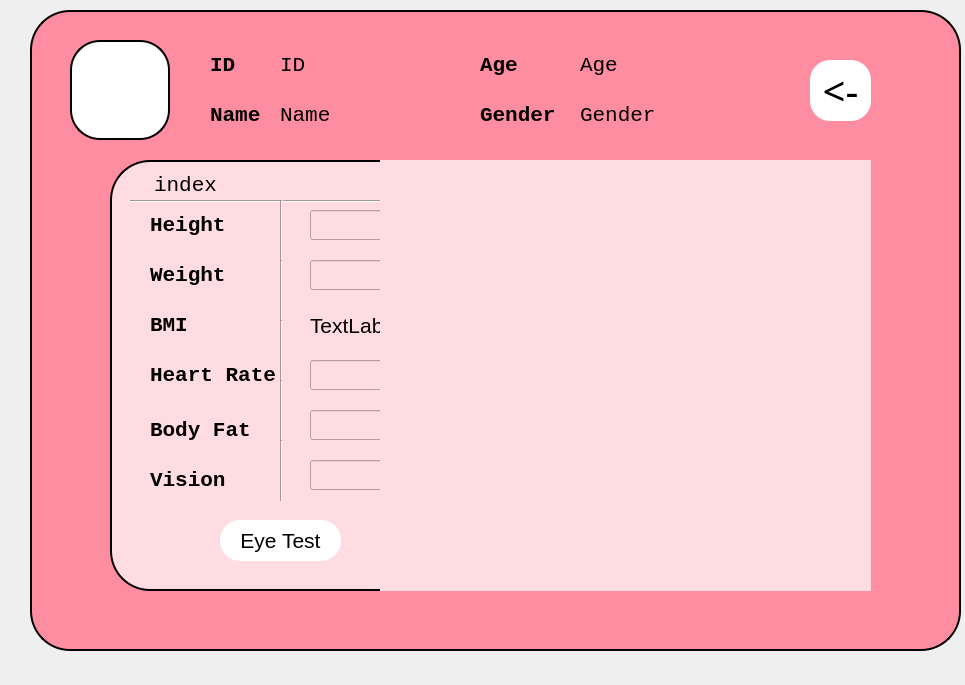
<?xml version="1.0" encoding="UTF-8"?>
<ui version="4.0">
 <class>patHealth</class>
 <widget class="QDialog" name="patHealth">
  <property name="geometry">
   <rect>
    <x>0</x>
    <y>0</y>
    <width>965</width>
    <height>685</height>
   </rect>
  </property>
  <property name="windowTitle">
   <string>Dialog</string>
  </property>
  <widget class="QGroupBox" name="groupBox">
   <property name="geometry">
    <rect>
     <x>30</x>
     <y>10</y>
     <width>931</width>
     <height>641</height>
    </rect>
   </property>
   <property name="styleSheet">
    <string notr="true">QGroupBox{
	background-color:#FF8DA1;
	border:2px solid black;
	border-radius:40px;
}</string>
   </property>
   <property name="title">
    <string/>
   </property>
   <widget class="QLabel" name="icon">
    <property name="geometry">
     <rect>
      <x>40</x>
      <y>30</y>
      <width>100</width>
      <height>100</height>
     </rect>
    </property>
    <property name="styleSheet">
     <string notr="true">    background-color: white;
    border: 2px solid black;
    border-radius: 30px;</string>
    </property>
    <property name="text">
     <string/>
    </property>
   </widget>
   <widget class="QLabel" name="label">
    <property name="geometry">
     <rect>
      <x>180</x>
      <y>40</y>
      <width>70</width>
      <height>30</height>
     </rect>
    </property>
    <property name="font">
     <font>
      <family>Monospace</family>
      <pointsize>16</pointsize>
      <weight>75</weight>
      <bold>true</bold>
     </font>
    </property>
    <property name="styleSheet">
     <string notr="true">QLabel
{
    font-family: &quot;Monospace&quot;;
    font-size: 16pt;
    font-weight: bold;
	border:none
}
</string>
    </property>
    <property name="text">
     <string>ID</string>
    </property>
   </widget>
   <widget class="QLabel" name="label_7">
    <property name="geometry">
     <rect>
      <x>180</x>
      <y>90</y>
      <width>70</width>
      <height>30</height>
     </rect>
    </property>
    <property name="font">
     <font>
      <family>Monospace</family>
      <pointsize>16</pointsize>
      <weight>75</weight>
      <bold>true</bold>
     </font>
    </property>
    <property name="styleSheet">
     <string notr="true">QLabel
{
    font-family: &quot;Monospace&quot;;
    font-size: 16pt;
    font-weight: bold;
	border:none
}
</string>
    </property>
    <property name="text">
     <string>Name</string>
    </property>
   </widget>
   <widget class="QLabel" name="pat_id">
    <property name="enabled">
     <bool>true</bool>
    </property>
    <property name="geometry">
     <rect>
      <x>250</x>
      <y>40</y>
      <width>70</width>
      <height>30</height>
     </rect>
    </property>
    <property name="font">
     <font>
      <family>Monospace</family>
      <pointsize>16</pointsize>
     </font>
    </property>
    <property name="styleSheet">
     <string notr="true">QLabel
{
    font-family: &quot;Monospace&quot;;
    font-size: 16pt;
	border:none
}</string>
    </property>
    <property name="text">
     <string>ID</string>
    </property>
   </widget>
   <widget class="QLabel" name="pat_name">
    <property name="geometry">
     <rect>
      <x>250</x>
      <y>90</y>
      <width>131</width>
      <height>30</height>
     </rect>
    </property>
    <property name="font">
     <font>
      <family>Monospace</family>
      <pointsize>16</pointsize>
     </font>
    </property>
    <property name="styleSheet">
     <string notr="true">QLabel
{
    font-family: &quot;Monospace&quot;;
    font-size: 16pt;
	border:none
}</string>
    </property>
    <property name="text">
     <string>Name</string>
    </property>
   </widget>
   <widget class="QLabel" name="label_8">
    <property name="geometry">
     <rect>
      <x>450</x>
      <y>40</y>
      <width>70</width>
      <height>30</height>
     </rect>
    </property>
    <property name="font">
     <font>
      <family>Monospace</family>
      <pointsize>16</pointsize>
      <weight>75</weight>
      <bold>true</bold>
     </font>
    </property>
    <property name="styleSheet">
     <string notr="true">QLabel
{
    font-family: &quot;Monospace&quot;;
    font-size: 16pt;
    font-weight: bold;
	border:none
}
</string>
    </property>
    <property name="text">
     <string>Age</string>
    </property>
   </widget>
   <widget class="QLabel" name="label_9">
    <property name="geometry">
     <rect>
      <x>450</x>
      <y>90</y>
      <width>101</width>
      <height>30</height>
     </rect>
    </property>
    <property name="font">
     <font>
      <family>Monospace</family>
      <pointsize>16</pointsize>
      <weight>75</weight>
      <bold>true</bold>
     </font>
    </property>
    <property name="styleSheet">
     <string notr="true">QLabel
{
    font-family: &quot;Monospace&quot;;
    font-size: 16pt;
    font-weight: bold;
	border:none
}
</string>
    </property>
    <property name="text">
     <string>Gender</string>
    </property>
   </widget>
   <widget class="QLabel" name="pat_age">
    <property name="geometry">
     <rect>
      <x>550</x>
      <y>40</y>
      <width>70</width>
      <height>30</height>
     </rect>
    </property>
    <property name="font">
     <font>
      <family>Monospace</family>
      <pointsize>16</pointsize>
     </font>
    </property>
    <property name="styleSheet">
     <string notr="true">QLabel
{
    font-family: &quot;Monospace&quot;;
    font-size: 16pt;
	border:none
}</string>
    </property>
    <property name="text">
     <string>Age</string>
    </property>
   </widget>
   <widget class="QLabel" name="pat_gender">
    <property name="geometry">
     <rect>
      <x>550</x>
      <y>90</y>
      <width>81</width>
      <height>30</height>
     </rect>
    </property>
    <property name="font">
     <font>
      <family>Monospace</family>
      <pointsize>16</pointsize>
     </font>
    </property>
    <property name="styleSheet">
     <string notr="true">QLabel
{
    font-family: &quot;Monospace&quot;;
    font-size: 16pt;
	border:none
}</string>
    </property>
    <property name="text">
     <string>Gender</string>
    </property>
   </widget>
   <widget class="QPushButton" name="backBtn">
    <property name="geometry">
     <rect>
      <x>780</x>
      <y>50</y>
      <width>61</width>
      <height>61</height>
     </rect>
    </property>
    <property name="font">
     <font>
      <family>Titillium Web</family>
      <pointsize>30</pointsize>
     </font>
    </property>
    <property name="styleSheet">
     <string notr="true">QPushButton
{
	border:none;
	background-color:white;
	border-radius:20px;
}
QPushButton:Hover
{
	fontsize:20;
	border:none;
	background-color:rgb(28, 130, 255);
	border-radius:20px;
	color:red;
}</string>
    </property>
    <property name="text">
     <string>&lt;-</string>
    </property>
   </widget>
   <widget class="QGroupBox" name="groupBox_2">
    <property name="geometry">
     <rect>
      <x>80</x>
      <y>150</y>
      <width>761</width>
      <height>431</height>
     </rect>
    </property>
    <property name="styleSheet">
     <string notr="true">background-color:#FFDCE2</string>
    </property>
    <property name="title">
     <string/>
    </property>
    <widget class="QLabel" name="label_11">
     <property name="geometry">
      <rect>
       <x>40</x>
       <y>150</y>
       <width>111</width>
       <height>30</height>
      </rect>
     </property>
     <property name="font">
      <font>
       <family>Monospace</family>
       <pointsize>16</pointsize>
       <weight>75</weight>
       <bold>true</bold>
      </font>
     </property>
     <property name="styleSheet">
      <string notr="true">QLabel
{
	text-align:left;
    font-family: &quot;Monospace&quot;;
    font-size: 16pt;
    font-weight: bold;
	border:none
}
</string>
     </property>
     <property name="text">
      <string>BMI</string>
     </property>
    </widget>
    <widget class="QLabel" name="healthbmiresult_10">
     <property name="geometry">
      <rect>
       <x>20</x>
       <y>10</y>
       <width>111</width>
       <height>30</height>
      </rect>
     </property>
     <property name="font">
      <font>
       <family>Monospace</family>
       <pointsize>16</pointsize>
      </font>
     </property>
     <property name="styleSheet">
      <string notr="true">border:none</string>
     </property>
     <property name="text">
      <string>index</string>
     </property>
     <property name="alignment">
      <set>Qt::AlignCenter</set>
     </property>
    </widget>
    <widget class="Line" name="line_13">
     <property name="geometry">
      <rect>
       <x>20</x>
       <y>40</y>
       <width>118</width>
       <height>3</height>
      </rect>
     </property>
     <property name="orientation">
      <enum>Qt::Horizontal</enum>
     </property>
    </widget>
    <widget class="Line" name="line_14">
     <property name="geometry">
      <rect>
       <x>120</x>
       <y>40</y>
       <width>118</width>
       <height>3</height>
      </rect>
     </property>
     <property name="orientation">
      <enum>Qt::Horizontal</enum>
     </property>
    </widget>
    <widget class="Line" name="line_15">
     <property name="geometry">
      <rect>
       <x>340</x>
       <y>40</y>
       <width>118</width>
       <height>3</height>
      </rect>
     </property>
     <property name="orientation">
      <enum>Qt::Horizontal</enum>
     </property>
    </widget>
    <widget class="Line" name="line_16">
     <property name="geometry">
      <rect>
       <x>230</x>
       <y>40</y>
       <width>118</width>
       <height>3</height>
      </rect>
     </property>
     <property name="orientation">
      <enum>Qt::Horizontal</enum>
     </property>
    </widget>
    <widget class="Line" name="line_17">
     <property name="geometry">
      <rect>
       <x>450</x>
       <y>40</y>
       <width>118</width>
       <height>3</height>
      </rect>
     </property>
     <property name="orientation">
      <enum>Qt::Horizontal</enum>
     </property>
    </widget>
    <widget class="Line" name="line_18">
     <property name="geometry">
      <rect>
       <x>560</x>
       <y>40</y>
       <width>118</width>
       <height>3</height>
      </rect>
     </property>
     <property name="orientation">
      <enum>Qt::Horizontal</enum>
     </property>
    </widget>
    <widget class="QLabel" name="healthbmiresult_11">
     <property name="geometry">
      <rect>
       <x>520</x>
       <y>10</y>
       <width>111</width>
       <height>30</height>
      </rect>
     </property>
     <property name="font">
      <font>
       <family>Monospace</family>
       <pointsize>16</pointsize>
      </font>
     </property>
     <property name="styleSheet">
      <string notr="true">border:none</string>
     </property>
     <property name="text">
      <string>reference</string>
     </property>
     <property name="alignment">
      <set>Qt::AlignCenter</set>
     </property>
    </widget>
    <widget class="Line" name="line_19">
     <property name="geometry">
      <rect>
       <x>610</x>
       <y>40</y>
       <width>118</width>
       <height>3</height>
      </rect>
     </property>
     <property name="orientation">
      <enum>Qt::Horizontal</enum>
     </property>
    </widget>
    <widget class="Line" name="line_20">
     <property name="geometry">
      <rect>
       <x>170</x>
       <y>40</y>
       <width>3</width>
       <height>61</height>
      </rect>
     </property>
     <property name="orientation">
      <enum>Qt::Vertical</enum>
     </property>
    </widget>
    <widget class="Line" name="line_21">
     <property name="geometry">
      <rect>
       <x>170</x>
       <y>100</y>
       <width>3</width>
       <height>61</height>
      </rect>
     </property>
     <property name="orientation">
      <enum>Qt::Vertical</enum>
     </property>
    </widget>
    <widget class="Line" name="line_22">
     <property name="geometry">
      <rect>
       <x>170</x>
       <y>160</y>
       <width>3</width>
       <height>61</height>
      </rect>
     </property>
     <property name="orientation">
      <enum>Qt::Vertical</enum>
     </property>
    </widget>
    <widget class="Line" name="line_23">
     <property name="geometry">
      <rect>
       <x>170</x>
       <y>220</y>
       <width>3</width>
       <height>61</height>
      </rect>
     </property>
     <property name="orientation">
      <enum>Qt::Vertical</enum>
     </property>
    </widget>
    <widget class="Line" name="line_24">
     <property name="geometry">
      <rect>
       <x>170</x>
       <y>280</y>
       <width>3</width>
       <height>61</height>
      </rect>
     </property>
     <property name="orientation">
      <enum>Qt::Vertical</enum>
     </property>
    </widget>
    <widget class="QLabel" name="healthbodyfat_3">
     <property name="geometry">
      <rect>
       <x>40</x>
       <y>300</y>
       <width>111</width>
       <height>41</height>
      </rect>
     </property>
     <property name="font">
      <font>
       <family>Monospace</family>
       <pointsize>16</pointsize>
       <weight>75</weight>
       <bold>true</bold>
      </font>
     </property>
     <property name="styleSheet">
      <string notr="true">QLabel
{
    font-family: &quot;Monospace&quot;;
    font-size: 16pt;
    font-weight: bold;
	border:none
}
</string>
     </property>
     <property name="text">
      <string>Vision</string>
     </property>
     <property name="alignment">
      <set>Qt::AlignLeading|Qt::AlignLeft|Qt::AlignVCenter</set>
     </property>
    </widget>
    <widget class="QLabel" name="healthbmiresult_12">
     <property name="geometry">
      <rect>
       <x>470</x>
       <y>150</y>
       <width>211</width>
       <height>30</height>
      </rect>
     </property>
     <property name="font">
      <font>
       <family>Monospace</family>
       <pointsize>12</pointsize>
      </font>
     </property>
     <property name="styleSheet">
      <string notr="true">border:none</string>
     </property>
     <property name="text">
      <string>18.5-24.9</string>
     </property>
     <property name="alignment">
      <set>Qt::AlignCenter</set>
     </property>
    </widget>
    <widget class="QLabel" name="healthbmiresult_13">
     <property name="geometry">
      <rect>
       <x>470</x>
       <y>200</y>
       <width>211</width>
       <height>30</height>
      </rect>
     </property>
     <property name="font">
      <font>
       <family>Monospace</family>
       <pointsize>12</pointsize>
      </font>
     </property>
     <property name="styleSheet">
      <string notr="true">border:none</string>
     </property>
     <property name="text">
      <string>220-120</string>
     </property>
     <property name="alignment">
      <set>Qt::AlignCenter</set>
     </property>
    </widget>
    <widget class="QLabel" name="healthbmiresult_14">
     <property name="geometry">
      <rect>
       <x>440</x>
       <y>250</y>
       <width>281</width>
       <height>30</height>
      </rect>
     </property>
     <property name="font">
      <font>
       <family>Monospace</family>
       <pointsize>12</pointsize>
      </font>
     </property>
     <property name="styleSheet">
      <string notr="true">border:none</string>
     </property>
     <property name="text">
      <string>Male:10-20 ; Female: 20-30</string>
     </property>
     <property name="alignment">
      <set>Qt::AlignCenter</set>
     </property>
    </widget>
    <widget class="QLabel" name="healthbmiresult_15">
     <property name="geometry">
      <rect>
       <x>510</x>
       <y>310</y>
       <width>151</width>
       <height>30</height>
      </rect>
     </property>
     <property name="font">
      <font>
       <family>Monospace</family>
       <pointsize>12</pointsize>
      </font>
     </property>
     <property name="styleSheet">
      <string notr="true">border:none</string>
     </property>
     <property name="text">
      <string>≥20/30</string>
     </property>
     <property name="alignment">
      <set>Qt::AlignCenter</set>
     </property>
    </widget>
    <widget class="QLabel" name="healthbodyfat">
     <property name="geometry">
      <rect>
       <x>40</x>
       <y>250</y>
       <width>120</width>
       <height>41</height>
      </rect>
     </property>
     <property name="font">
      <font>
       <family>Monospace</family>
       <pointsize>16</pointsize>
       <weight>75</weight>
       <bold>true</bold>
      </font>
     </property>
     <property name="styleSheet">
      <string notr="true">QLabel
{
    font-family: &quot;Monospace&quot;;
    font-size: 16pt;
    font-weight: bold;
	border:none
}
</string>
     </property>
     <property name="text">
      <string>Body Fat</string>
     </property>
    </widget>
    <widget class="QLineEdit" name="eyeTest">
     <property name="geometry">
      <rect>
       <x>200</x>
       <y>300</y>
       <width>150</width>
       <height>30</height>
      </rect>
     </property>
     <property name="styleSheet">
      <string notr="true">QLineEdit
{
    font-family: &quot;Monospace&quot;;
    font-size: 16pt;
}</string>
     </property>
    </widget>
    <widget class="QLineEdit" name="bodyFat">
     <property name="geometry">
      <rect>
       <x>200</x>
       <y>250</y>
       <width>150</width>
       <height>30</height>
      </rect>
     </property>
     <property name="styleSheet">
      <string notr="true">QLineEdit
{
    font-family: &quot;Monospace&quot;;
    font-size: 16pt;
}</string>
     </property>
    </widget>
    <widget class="QLineEdit" name="heartRate">
     <property name="geometry">
      <rect>
       <x>200</x>
       <y>200</y>
       <width>150</width>
       <height>30</height>
      </rect>
     </property>
     <property name="styleSheet">
      <string notr="true">QLineEdit
{
    font-family: &quot;Monospace&quot;;
    font-size: 16pt;
}</string>
     </property>
    </widget>
    <widget class="QLabel" name="healthmhr">
     <property name="geometry">
      <rect>
       <x>40</x>
       <y>200</y>
       <width>141</width>
       <height>30</height>
      </rect>
     </property>
     <property name="font">
      <font>
       <family>Monospace</family>
       <pointsize>16</pointsize>
       <weight>75</weight>
       <bold>true</bold>
      </font>
     </property>
     <property name="styleSheet">
      <string notr="true">QLabel
{
    font-family: &quot;Monospace&quot;;
    font-size: 16pt;
    font-weight: bold;
	border:none
}
</string>
     </property>
     <property name="text">
      <string>Heart Rate</string>
     </property>
    </widget>
    <widget class="QLabel" name="healthgender_2">
     <property name="geometry">
      <rect>
       <x>40</x>
       <y>50</y>
       <width>91</width>
       <height>30</height>
      </rect>
     </property>
     <property name="font">
      <font>
       <family>Monospace</family>
       <pointsize>16</pointsize>
       <weight>75</weight>
       <bold>true</bold>
      </font>
     </property>
     <property name="styleSheet">
      <string notr="true">QLabel
{
    font-family: &quot;Monospace&quot;;
    font-size: 16pt;
    font-weight: bold;
	border:none
}
</string>
     </property>
     <property name="text">
      <string>Height</string>
     </property>
    </widget>
    <widget class="QLineEdit" name="height">
     <property name="geometry">
      <rect>
       <x>200</x>
       <y>50</y>
       <width>150</width>
       <height>30</height>
      </rect>
     </property>
     <property name="styleSheet">
      <string notr="true">QLineEdit
{
    font-family: &quot;Monospace&quot;;
    font-size: 16pt;
}</string>
     </property>
    </widget>
    <widget class="QLabel" name="BmiTest">
     <property name="geometry">
      <rect>
       <x>200</x>
       <y>150</y>
       <width>150</width>
       <height>30</height>
      </rect>
     </property>
     <property name="styleSheet">
      <string notr="true">QLabel
{
    font-family: &quot;Monospace&quot;;
    font-size: 16pt;
	border:none
}</string>
     </property>
     <property name="text">
      <string>TextLabel</string>
     </property>
    </widget>
    <widget class="QLabel" name="healthgender_3">
     <property name="geometry">
      <rect>
       <x>40</x>
       <y>100</y>
       <width>81</width>
       <height>30</height>
      </rect>
     </property>
     <property name="font">
      <font>
       <family>Monospace</family>
       <pointsize>16</pointsize>
       <weight>75</weight>
       <bold>true</bold>
      </font>
     </property>
     <property name="styleSheet">
      <string notr="true">QLabel
{
    font-family: &quot;Monospace&quot;;
    font-size: 16pt;
    font-weight: bold;
	border:none
}
</string>
     </property>
     <property name="text">
      <string>Weight</string>
     </property>
    </widget>
    <widget class="QLineEdit" name="weight">
     <property name="geometry">
      <rect>
       <x>200</x>
       <y>100</y>
       <width>150</width>
       <height>30</height>
      </rect>
     </property>
     <property name="styleSheet">
      <string notr="true">QLineEdit
{
    font-family: &quot;Monospace&quot;;
    font-size: 16pt;
}</string>
     </property>
    </widget>
    <widget class="QPushButton" name="evaluate_btn">
     <property name="geometry">
      <rect>
       <x>530</x>
       <y>360</y>
       <width>121</width>
       <height>41</height>
      </rect>
     </property>
     <property name="font">
      <font>
       <family>Ubuntu</family>
       <pointsize>16</pointsize>
      </font>
     </property>
     <property name="styleSheet">
      <string notr="true">QPushButton
{
	background-color:white;
	border-radius:20px;
}
QPushButton:Hover
{
	fontsize:20;
	border:none;
	background-color:rgb(28, 130, 255);
	border-radius:20px;
	color:red;
} </string>
     </property>
     <property name="text">
      <string>evaluate</string>
     </property>
    </widget>
    <widget class="QPushButton" name="goEyeTest">
     <property name="geometry">
      <rect>
       <x>110</x>
       <y>360</y>
       <width>121</width>
       <height>41</height>
      </rect>
     </property>
     <property name="font">
      <font>
       <family>Ubuntu</family>
       <pointsize>16</pointsize>
      </font>
     </property>
     <property name="styleSheet">
      <string notr="true">QPushButton
{

	background-color:white;
	border-radius:20px;
}
QPushButton:Hover
{
	fontsize:20;
	border:none;
	background-color:rgb(28, 130, 255);
	border-radius:20px;
	color:red;
} </string>
     </property>
     <property name="text">
      <string>Eye Test</string>
     </property>
    </widget>
    <widget class="QLabel" name="eyeTestLabel">
     <property name="geometry">
      <rect>
       <x>270</x>
       <y>-140</y>
       <width>551</width>
       <height>591</height>
      </rect>
     </property>
     <property name="text">
      <string/>
     </property>
    </widget>
    <zorder>healthmhr</zorder>
    <zorder>label_11</zorder>
    <zorder>healthbmiresult_10</zorder>
    <zorder>line_13</zorder>
    <zorder>line_14</zorder>
    <zorder>line_15</zorder>
    <zorder>line_16</zorder>
    <zorder>line_17</zorder>
    <zorder>line_18</zorder>
    <zorder>healthbmiresult_11</zorder>
    <zorder>line_19</zorder>
    <zorder>line_20</zorder>
    <zorder>line_21</zorder>
    <zorder>line_22</zorder>
    <zorder>line_23</zorder>
    <zorder>line_24</zorder>
    <zorder>healthbodyfat_3</zorder>
    <zorder>healthbmiresult_12</zorder>
    <zorder>healthbmiresult_13</zorder>
    <zorder>healthbmiresult_14</zorder>
    <zorder>healthbmiresult_15</zorder>
    <zorder>healthbodyfat</zorder>
    <zorder>eyeTest</zorder>
    <zorder>bodyFat</zorder>
    <zorder>heartRate</zorder>
    <zorder>healthgender_2</zorder>
    <zorder>height</zorder>
    <zorder>BmiTest</zorder>
    <zorder>healthgender_3</zorder>
    <zorder>weight</zorder>
    <zorder>evaluate_btn</zorder>
    <zorder>goEyeTest</zorder>
    <zorder>eyeTestLabel</zorder>
   </widget>
  </widget>
 </widget>
 <resources/>
 <connections/>
</ui>
